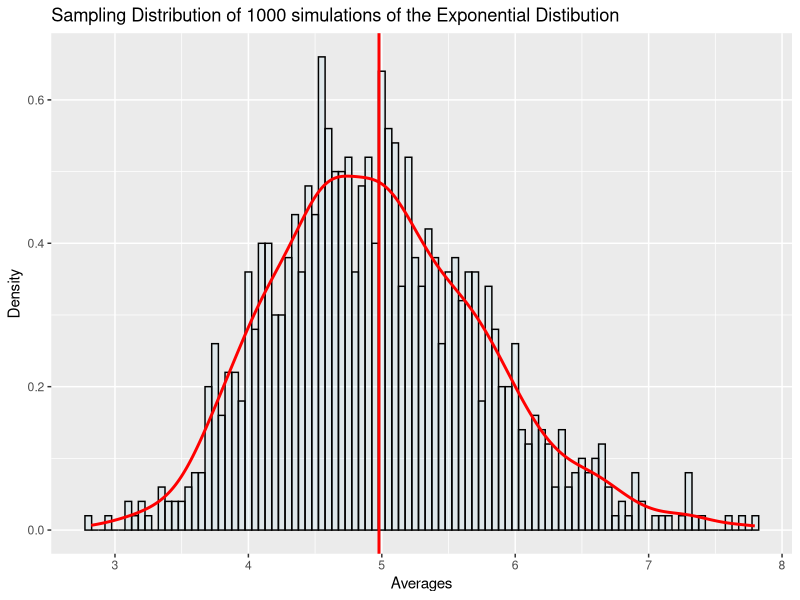

The R source for this figure:
## ---- chunk 1
# EXPONENTIAL DISTRIBUTION
getExpDist <- function(n, lambda) rexp(n,lambda)

# CALCULATION OF THE THEORECTICAL MEAN
getExpDistMean <- function(lambda) 1/lambda

# CALCULATION OF THE THEORECTICAL VARIANCE
getExpDistStdDev <- function(lambda) 1/lambda

# SIMULATION TO OBTAIN SAMPLES (AVERAGES OF AVERAGES)
getSimulationExpDistMeansDataFrame <- function(n, lambda, nosim) {
  output = NULL
  for (i in 1 : nosim) output = c(output, mean(getExpDist(n=n,lambda=lambda)))
  data.frame(x_axis = output)
}
## ---- chunk 2
library(ggplot2)
library(gridExtra)
lambda <- 0.2
n <- 40
nosim <- 1000
simulationExpDistDF <- getSimulationExpDistMeansDataFrame(n,lambda,nosim)
simulationExpDistMean <- mean(simulationExpDistDF$x_axis)
expDistMean <- getExpDistMean(lambda = lambda)
scaleStepBreaks <- function(mean_mu,distance) ((mean_mu-distance):(mean_mu+distance))
exampleExpDistPlot1000 <- ggplot(
  data = simulationExpDistDF) +    # SET DATE
  aes(x = x_axis) +                     # SET X
  geom_histogram(                       # PLOT HISTOGRAM
    binwidth=0.05, alpha=0.2, aes(y=..density..), colour="black", fill="light blue") + 
  labs(                              # ADD LABELS
       title="Sampling Distribution of 1000 simulations of the Exponential Distibution",
       x="Averages", y="Density") +
  scale_x_continuous(                   # FIX X_AXIS SCALE
    breaks=scaleStepBreaks(expDistMean,4)) +
  geom_density(                         # SAMPLE MEANS DENSITY CURVE (RED)
    colour="red", size= 1) +
  geom_vline(                           # SAMPLE MEAN LINE (RED)
    xintercept = simulationExpDistMean, size=1, colour="red", show.legend = TRUE) 
## ---- chunk 3
# Verbose GGPLOT2 code not show; ECHO = FALSE, EVAL = TRUE
exampleExpDistPlot1000
